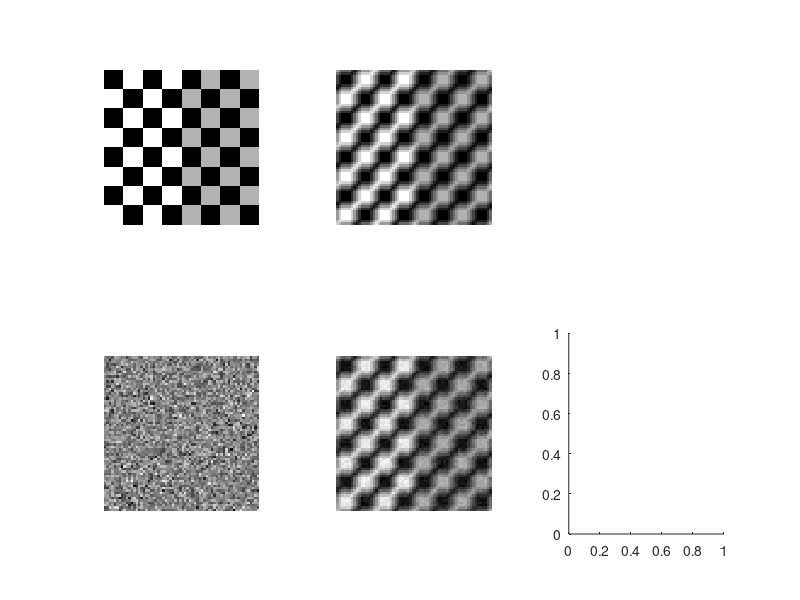

This chart was generated by the following MATLAB code: (Note: this script raises an error after producing the figure.)
%
% degrad5_5.m
%

%% Modeling the degradation function

clear all;
close all;

f = checkerboard(8);
figure(1);
subplot(2, 3, 1), imshow(im2uint8(mat2gray(f)));

PSF = fspecial('motion', 7, 45);   % motion blur
gb = imfilter(f, PSF, 'circular'); % apply filter
subplot(2, 3, 2), imshow(im2uint8(mat2gray(gb)));

noise = imnoise(zeros(size(f)), 'gaussian', 0, 0.001); % create noise
subplot(2, 3, 4), imshow(im2uint8(mat2gray(noise)));

g = gb + noise; % add noise

subplot(2, 3, 5), imshow(im2uint8(mat2gray(g)));
subplot(2, 3, 6), imshow(pixeldup(f, 8), []);

%% Restoration using direct inverse filter technique

frl = deconvwnr(g, PSF);
figure(2);
subplot(1, 2, 1), imshow(im2uint8(mat2gray(frl)));

Sn = abs(fft2(noise)).^2;          % noise power spectrum
nA = sum(Sn(:))/prod(size(noise)); % noise average power
Sf = abs(fft2(f)).^2;              % image power spectrum
fA = sum(Sf(:))/prod(size(f));     % image average power
R = nA/fA;

fr2 = deconvwnr(g, PSF, R);
subplot(1, 2, 2), imshow(im2uint8(mat2gray(fr2)));

%% Restoration using autocorrelation function

NCORR = fftshift(real(ifft2(Sn)));
ICORR = fftshift(real(ifft2(Sf)));
fr3 = deconvwnr(g, PSF, NCORR, ICORR);
figure(3), imshow(im2uint8(mat2gray(fr3)));

%% Restoration using constrained least qquares (regularized) filtering

fr4 = deconvreg(g, PSF, 1);   % noise power is approximately 2
figure(4)
subplot(1, 2, 1), imshow(im2uint8(mat2gray(fr4)));

fr5 = deconvreg(g, PSF, 0.9, [1e-7 1e7]);
subplot(1, 2, 2), imshow(im2uint8(mat2gray(fr5)));
